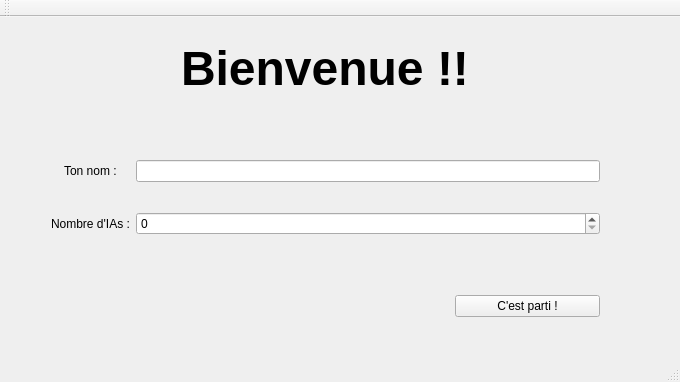
<?xml version="1.0" encoding="UTF-8"?>
<ui version="4.0">
 <class>MainWindow</class>
 <widget class="QMainWindow" name="MainWindow">
  <property name="geometry">
   <rect>
    <x>0</x>
    <y>0</y>
    <width>680</width>
    <height>382</height>
   </rect>
  </property>
  <property name="windowTitle">
   <string>MainWindow</string>
  </property>
  <widget class="QWidget" name="centralWidget">
   <property name="sizePolicy">
    <sizepolicy hsizetype="Preferred" vsizetype="Preferred">
     <horstretch>0</horstretch>
     <verstretch>0</verstretch>
    </sizepolicy>
   </property>
   <widget class="QWidget" name="verticalLayoutWidget">
    <property name="geometry">
     <rect>
      <x>10</x>
      <y>10</y>
      <width>631</width>
      <height>301</height>
     </rect>
    </property>
    <layout class="QVBoxLayout" name="verticalLayout" stretch="1,3,0">
     <property name="sizeConstraint">
      <enum>QLayout::SetDefaultConstraint</enum>
     </property>
     <item alignment="Qt::AlignHCenter">
      <widget class="QLabel" name="label">
       <property name="text">
        <string>&lt;html&gt;&lt;head/&gt;&lt;body&gt;&lt;p&gt;&lt;span style=&quot; font-size:36pt; font-weight:600;&quot;&gt;Bienvenue !!&lt;/span&gt;&lt;/p&gt;&lt;/body&gt;&lt;/html&gt;</string>
       </property>
      </widget>
     </item>
     <item>
      <layout class="QFormLayout" name="formLayout">
       <property name="labelAlignment">
        <set>Qt::AlignCenter</set>
       </property>
       <property name="formAlignment">
        <set>Qt::AlignLeading|Qt::AlignLeft|Qt::AlignVCenter</set>
       </property>
       <property name="verticalSpacing">
        <number>30</number>
       </property>
       <property name="leftMargin">
        <number>30</number>
       </property>
       <property name="rightMargin">
        <number>30</number>
       </property>
       <item row="0" column="0">
        <widget class="QLabel" name="label_2">
         <property name="text">
          <string>Ton nom :</string>
         </property>
        </widget>
       </item>
       <item row="0" column="1">
        <widget class="QLineEdit" name="lineEdit"/>
       </item>
       <item row="1" column="0">
        <widget class="QLabel" name="label_3">
         <property name="text">
          <string>Nombre d'IAs :</string>
         </property>
        </widget>
       </item>
       <item row="1" column="1">
        <widget class="QSpinBox" name="spinBox"/>
       </item>
      </layout>
     </item>
     <item>
      <layout class="QHBoxLayout" name="horizontalLayout" stretch="3,1">
       <property name="rightMargin">
        <number>30</number>
       </property>
       <item>
        <spacer name="horizontalSpacer">
         <property name="orientation">
          <enum>Qt::Horizontal</enum>
         </property>
         <property name="sizeHint" stdset="0">
          <size>
           <width>20</width>
           <height>20</height>
          </size>
         </property>
        </spacer>
       </item>
       <item>
        <widget class="QPushButton" name="nextButton">
         <property name="maximumSize">
          <size>
           <width>200</width>
           <height>16777215</height>
          </size>
         </property>
         <property name="text">
          <string>C'est parti !</string>
         </property>
        </widget>
       </item>
      </layout>
     </item>
    </layout>
   </widget>
  </widget>
  <widget class="QToolBar" name="mainToolBar">
   <attribute name="toolBarArea">
    <enum>TopToolBarArea</enum>
   </attribute>
   <attribute name="toolBarBreak">
    <bool>false</bool>
   </attribute>
  </widget>
  <widget class="QStatusBar" name="statusBar"/>
 </widget>
 <layoutdefault spacing="6" margin="11"/>
 <resources/>
 <connections>
  <connection>
   <sender>nextButton</sender>
   <signal>clicked()</signal>
   <receiver>MainWindow</receiver>
   <slot>close()</slot>
   <hints>
    <hint type="sourcelabel">
     <x>528</x>
     <y>346</y>
    </hint>
    <hint type="destinationlabel">
     <x>4</x>
     <y>313</y>
    </hint>
   </hints>
  </connection>
  <connection>
   <sender>nextButton</sender>
   <signal>clicked()</signal>
   <receiver>MainWindow</receiver>
   <slot>openTurnWindow()</slot>
   <hints>
    <hint type="sourcelabel">
     <x>535</x>
     <y>333</y>
    </hint>
    <hint type="destinationlabel">
     <x>339</x>
     <y>190</y>
    </hint>
   </hints>
  </connection>
 </connections>
 <slots>
  <slot>openTurnWindow()</slot>
 </slots>
</ui>
